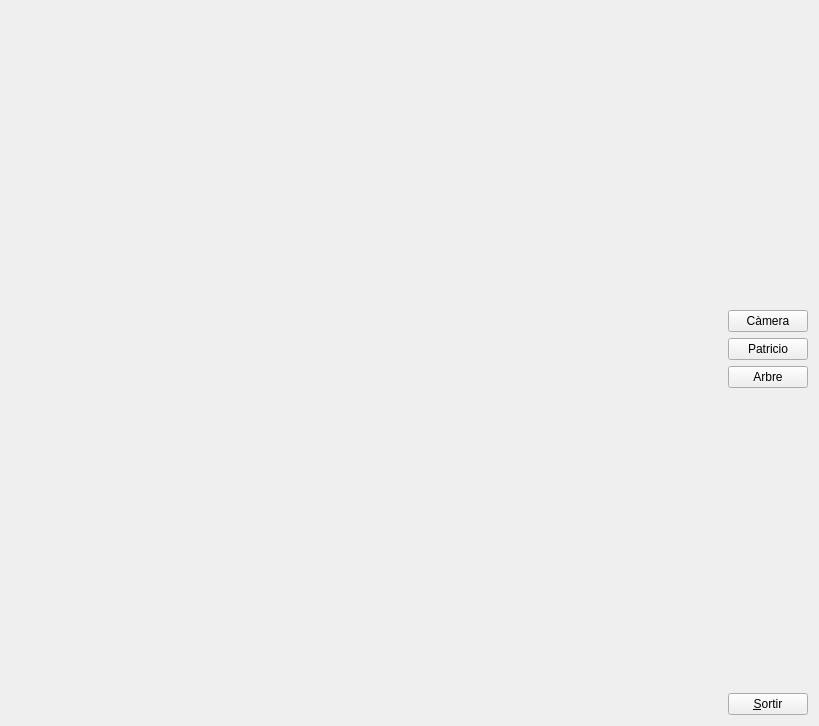
<?xml version="1.0" encoding="UTF-8"?>
<ui version="4.0">
 <class>MyForm</class>
 <widget class="QWidget" name="MyForm">
  <property name="geometry">
   <rect>
    <x>0</x>
    <y>0</y>
    <width>819</width>
    <height>726</height>
   </rect>
  </property>
  <property name="windowTitle">
   <string>IDI-Lab</string>
  </property>
  <layout class="QHBoxLayout" name="horizontalLayout">
   <item>
    <widget class="MyGLWidget" name="widget" native="true">
     <property name="sizePolicy">
      <sizepolicy hsizetype="Expanding" vsizetype="Expanding">
       <horstretch>0</horstretch>
       <verstretch>0</verstretch>
      </sizepolicy>
     </property>
    </widget>
   </item>
   <item>
    <layout class="QVBoxLayout" name="verticalLayout">
     <item>
      <spacer name="verticalSpacer_2">
       <property name="orientation">
        <enum>Qt::Vertical</enum>
       </property>
       <property name="sizeHint" stdset="0">
        <size>
         <width>20</width>
         <height>40</height>
        </size>
       </property>
      </spacer>
     </item>
     <item>
      <widget class="MyPushButton" name="pushButton_2">
       <property name="text">
        <string>Càmera</string>
       </property>
      </widget>
     </item>
     <item>
      <widget class="MyPushButton" name="pushButton_3">
       <property name="text">
        <string>Patricio</string>
       </property>
      </widget>
     </item>
     <item>
      <widget class="MyPushButton" name="pushButton_4">
       <property name="text">
        <string>Arbre</string>
       </property>
      </widget>
     </item>
     <item>
      <spacer name="verticalSpacer">
       <property name="orientation">
        <enum>Qt::Vertical</enum>
       </property>
       <property name="sizeHint" stdset="0">
        <size>
         <width>20</width>
         <height>40</height>
        </size>
       </property>
      </spacer>
     </item>
     <item>
      <widget class="QPushButton" name="pushButton">
       <property name="sizePolicy">
        <sizepolicy hsizetype="Fixed" vsizetype="Fixed">
         <horstretch>0</horstretch>
         <verstretch>0</verstretch>
        </sizepolicy>
       </property>
       <property name="text">
        <string>&amp;Sortir</string>
       </property>
      </widget>
     </item>
    </layout>
   </item>
  </layout>
 </widget>
 <customwidgets>
  <customwidget>
   <class>MyGLWidget</class>
   <extends>QWidget</extends>
   <header>MyGLWidget.h</header>
   <container>1</container>
   <slots>
    <slot>canviaCas(int)</slot>
   </slots>
  </customwidget>
  <customwidget>
   <class>MyPushButton</class>
   <extends>QPushButton</extends>
   <header location="global">mypushbutton.h</header>
   <slots>
    <signal>enviaCas(int)</signal>
   </slots>
  </customwidget>
 </customwidgets>
 <resources/>
 <connections>
  <connection>
   <sender>pushButton</sender>
   <signal>clicked()</signal>
   <receiver>MyForm</receiver>
   <slot>close()</slot>
   <hints>
    <hint type="sourcelabel">
     <x>808</x>
     <y>715</y>
    </hint>
    <hint type="destinationlabel">
     <x>839</x>
     <y>529</y>
    </hint>
   </hints>
  </connection>
  <connection>
   <sender>pushButton_2</sender>
   <signal>clicked()</signal>
   <receiver>pushButton_2</receiver>
   <slot>casBase()</slot>
   <hints>
    <hint type="sourcelabel">
     <x>756</x>
     <y>309</y>
    </hint>
    <hint type="destinationlabel">
     <x>773</x>
     <y>314</y>
    </hint>
   </hints>
  </connection>
  <connection>
   <sender>pushButton_3</sender>
   <signal>clicked()</signal>
   <receiver>pushButton_3</receiver>
   <slot>casPatricio()</slot>
   <hints>
    <hint type="sourcelabel">
     <x>742</x>
     <y>352</y>
    </hint>
    <hint type="destinationlabel">
     <x>740</x>
     <y>347</y>
    </hint>
   </hints>
  </connection>
  <connection>
   <sender>pushButton_4</sender>
   <signal>clicked()</signal>
   <receiver>pushButton_4</receiver>
   <slot>casArbre()</slot>
   <hints>
    <hint type="sourcelabel">
     <x>735</x>
     <y>381</y>
    </hint>
    <hint type="destinationlabel">
     <x>788</x>
     <y>385</y>
    </hint>
   </hints>
  </connection>
  <connection>
   <sender>pushButton_2</sender>
   <signal>enviaCas(int)</signal>
   <receiver>widget</receiver>
   <slot>canviaCas(int)</slot>
   <hints>
    <hint type="sourcelabel">
     <x>746</x>
     <y>316</y>
    </hint>
    <hint type="destinationlabel">
     <x>471</x>
     <y>311</y>
    </hint>
   </hints>
  </connection>
  <connection>
   <sender>pushButton_3</sender>
   <signal>enviaCas(int)</signal>
   <receiver>widget</receiver>
   <slot>canviaCas(int)</slot>
   <hints>
    <hint type="sourcelabel">
     <x>749</x>
     <y>351</y>
    </hint>
    <hint type="destinationlabel">
     <x>655</x>
     <y>355</y>
    </hint>
   </hints>
  </connection>
  <connection>
   <sender>pushButton_4</sender>
   <signal>enviaCas(int)</signal>
   <receiver>widget</receiver>
   <slot>canviaCas(int)</slot>
   <hints>
    <hint type="sourcelabel">
     <x>742</x>
     <y>381</y>
    </hint>
    <hint type="destinationlabel">
     <x>658</x>
     <y>380</y>
    </hint>
   </hints>
  </connection>
  <connection>
   <sender>pushButton_2</sender>
   <signal>clicked()</signal>
   <receiver>widget</receiver>
   <slot>setFocus()</slot>
   <hints>
    <hint type="sourcelabel">
     <x>751</x>
     <y>311</y>
    </hint>
    <hint type="destinationlabel">
     <x>586</x>
     <y>306</y>
    </hint>
   </hints>
  </connection>
  <connection>
   <sender>pushButton_3</sender>
   <signal>clicked()</signal>
   <receiver>widget</receiver>
   <slot>setFocus()</slot>
   <hints>
    <hint type="sourcelabel">
     <x>760</x>
     <y>352</y>
    </hint>
    <hint type="destinationlabel">
     <x>621</x>
     <y>345</y>
    </hint>
   </hints>
  </connection>
  <connection>
   <sender>pushButton_4</sender>
   <signal>clicked()</signal>
   <receiver>widget</receiver>
   <slot>setFocus()</slot>
   <hints>
    <hint type="sourcelabel">
     <x>744</x>
     <y>380</y>
    </hint>
    <hint type="destinationlabel">
     <x>601</x>
     <y>396</y>
    </hint>
   </hints>
  </connection>
 </connections>
</ui>
